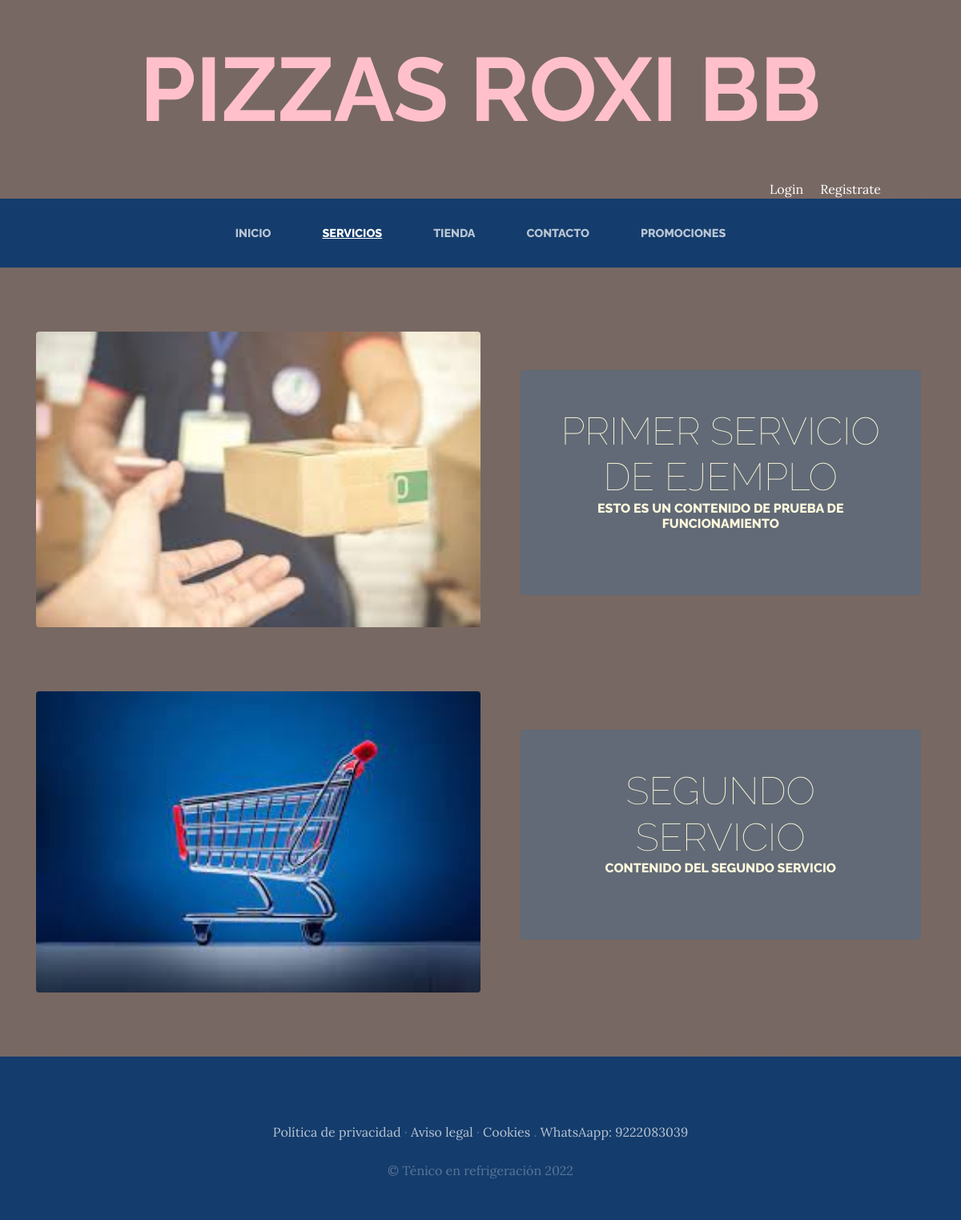
The app's page /servicios/ with its own data.
### servicios/models.py (models this page shows, shortened)
class Servicio(models.Model):
    titulo=models.CharField(max_length=50)
    contenido=models.CharField(max_length=50)
    imagen=models.ImageField(upload_to='servicios')
    created=models.DateTimeField(auto_now_add=True)
    update=models.DateTimeField(auto_now_add=True)
    class Meta:
        verbose_name='servicio'
        verbose_name_plural='servicios'

### servicios/views.py (the view)
# urls.py: path('servicios/', include('servicios.urls')),
def servicios(request):
    servicios=Servicio.objects.all()
    return render(request, "servicios/servicios.html", {"servicios": servicios})

### carro/context_processor.py (called while the page is built)
def importe_total_carro(request):
    total=0
    if request.user.is_authenticated:
        for key, value in request.session["carro"].items():
            total=total+(float(value["precio"]))
    else:
        total="Debes hacer login"
    return {"importe_total_carro":total}

### servicios/templates/servicios/servicios.html
{% extends "ProyectowebApp/base.html" %}
{% load static %}
{% block content %}
    {% for servicio in servicios %}
    <section class="page-section clearfix">
        <div class="container">
          <div class="intro">
            <img class="intro-img img-fluid mb-3 mb-lg-0 rounded" src="{{servicio.imagen.url}}" alt="" style="width: 50%;">
            <div class="intro-text left-0 text-center bg-faded p-5 rounded">
              <h2 class="section-heading mb-4" >
                <span class="section-heading-lower">{{servicio.titulo}}</span>
                <span class="section-heading-upper">{{servicio.contenido}}</span>
              </h2>
            </div>
          </div>
        </div>
      </section>
    {% endfor %}
{% endblock %}

### ProyectowebApp/static/ProyectowebApp/css/gestion.css (style rules this page uses)
body { font-family: 'Lora'; background: linear-gradient(rgba(47, 23, 15, 0.65), rgba(47, 23, 15, 0.65)), url("../img/tecnico.jpg"); background-attachment: fixed; background-position: center; background-size: cover; }
h1, h2, h3, h4, h5, h6 { font-family: 'Raleway'; }
.page-section { margin-top: 5rem; margin-bottom: 5rem; }
.section-heading { text-transform: uppercase; }
.section-heading .section-heading-upper { display: block; font-size: 1rem; font-weight: 800; padding-bottom:.5rem; }
.section-heading .section-heading-lower { display: block; font-size: 3rem; font-weight: 100; }
.bg-faded { background-color: rgba(255, 255, 255, 0.85); }
.intro { position: relative; }
@media (min-width: 992px) { .intro .intro-img { width: 60%; float: left; left: 50; } }
@media (min-width: 992px) { .intro .intro-text { left: 605; width: 60%; margin-top: 3rem; background-color: rgba(97, 106, 118 ); color: cornsilk; position: absolute; } }
@media (min-width: 1200px) { .intro .intro-text { width: 45%; } }

### records on screen
Servicio: imagen (picture), titulo "PRIMER SERVICIO DE EJEMPLO", contenido "ESTO ES UN CONTENIDO DE PRUEBA DE FUNCIONAMIENTO"
Servicio: imagen (picture), titulo "SEGUNDO SERVICIO", contenido "CONTENIDO DEL SEGUNDO SERVICIO"
